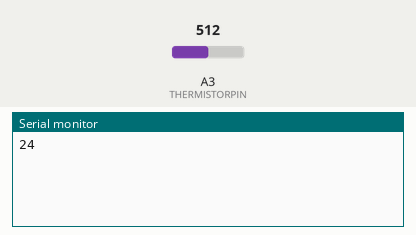
This sketch was run on a simulated Arduino Uno, built with avr-gcc and run on an emulated ATmega328P. Shown: the last lines printed to the serial monitor. The inputs (shaded band) are chosen by the test bench; at power-on: A3 (THERMISTORPIN) = 512. No radio packets arrive unless stated.

Above: at 1.2 s.
1.3 s: A3 (THERMISTORPIN) set to 716
At 2.2 s:
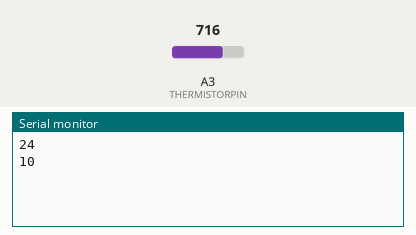
2.8 s: A3 (THERMISTORPIN) set to 900
At 4.6 s:
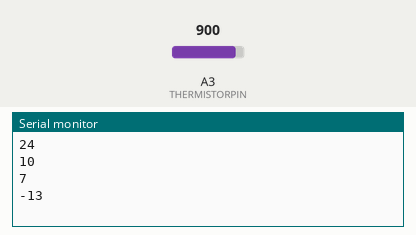
Timing chart, 0 to 6.1 s (numbered marks = the images above; inputs shaded):
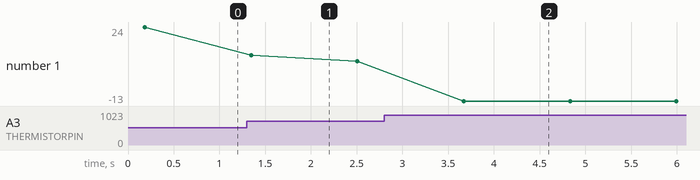

Measured:
- after the input at 1.3 s, the serial monitor: prints a new line after 0.05 s (image 1)
- after the input at 2.8 s, the serial monitor: prints a new line after 0.87 s (image 2)
- plotted number 1: 24 → 7 after the input at 1.3 s, 7 → -13 after the input at 2.8 s

The sketch:

NeoPixel_Temperature_Controller.ino
```cpp
#include "Wire.h"
#include <SPI.h>
#include <RH_RF69.h>

#define RF69_FREQ 915.0   //Setting the radio frequency to operate from, the reciever MUST be set to this frequency also.

//ADC pin that the 3950 NTC thermistor is connected to
#define THERMISTORPIN A3
//Resistance at 25 degrees C
#define THERMISTORNOMINAL 10000
//Temp for nominal resistance (almost always 25 C)
#define TEMPERATURENOMINAL 25
//How many samples to take and average
#define NUMSAMPLES 5
//The beta coefficient of the thermistor (usually 3000-4000)
#define BCOEFFICIENT 3950
//The value of the 'other' resistor
#define SERIESRESISTOR 10000

//Supporting signals for RFM69HCW radio module
#define RFM69_INT     A2
#define RFM69_CS      A1
#define RFM69_RST     A0

RH_RF69 rf69(RFM69_CS, RFM69_INT);    //Initialization of radio module object over SPI communication.

int samples[NUMSAMPLES];

void setup()
{
  Serial.begin(9600);

  pinMode(RFM69_RST, OUTPUT);
  digitalWrite(RFM69_RST, LOW);

  //Reset RFM69 radio module by toggling the reset pin HIGH then LOW
  digitalWrite(RFM69_RST, HIGH);
  delay(10);
  digitalWrite(RFM69_RST, LOW);
  delay(10);

  uint8_t key[] = { 0x01, 0x02, 0x03, 0x04, 0x05, 0x06, 0x07, 0x08,
                    0x01, 0x02, 0x03, 0x04, 0x05, 0x06, 0x07, 0x08
                  };

  //Begin SPI communication with radio module
  rf69.init();
  rf69.setFrequency(RF69_FREQ);
  rf69.setTxPower(14, true);
  //All radio modules that communicate with each other should have the same encryption key and frequency
  rf69.setEncryptionKey(key);
}

void loop()
{
  char TemperatureData[4];
  sprintf (TemperatureData, "%i", ReadTemperature());
  rf69.send((uint8_t *)TemperatureData, strlen(TemperatureData));
  rf69.waitPacketSent();
  Serial.println(ReadTemperature());
  delay(1000);
}

int ReadTemperature()
{
  uint8_t i;
  float average;

  //Take N samples in a row, with a slight delay
  for (i = 0; i < NUMSAMPLES; i++) {
    samples[i] = analogRead(THERMISTORPIN);
    delay(10);
  }

  //Average all the samples out
  average = 0;
  for (i = 0; i < NUMSAMPLES; i++) {
    average += samples[i];
  }
  average /= NUMSAMPLES;

  //Convert the value to resistance
  average = 1023 / average - 1;
  average = SERIESRESISTOR / average;

  float steinhart;
  steinhart = average / THERMISTORNOMINAL;     // (R/Ro)
  steinhart = log(steinhart);                  // ln(R/Ro)
  steinhart /= BCOEFFICIENT;                   // 1/B * ln(R/Ro)
  steinhart += 1.0 / (TEMPERATURENOMINAL + 273.15); // + (1/To)
  steinhart = 1.0 / steinhart;                 // Invert
  steinhart -= 273.15;                         // convert absolute temp to C

  return int(steinhart);
}
```
